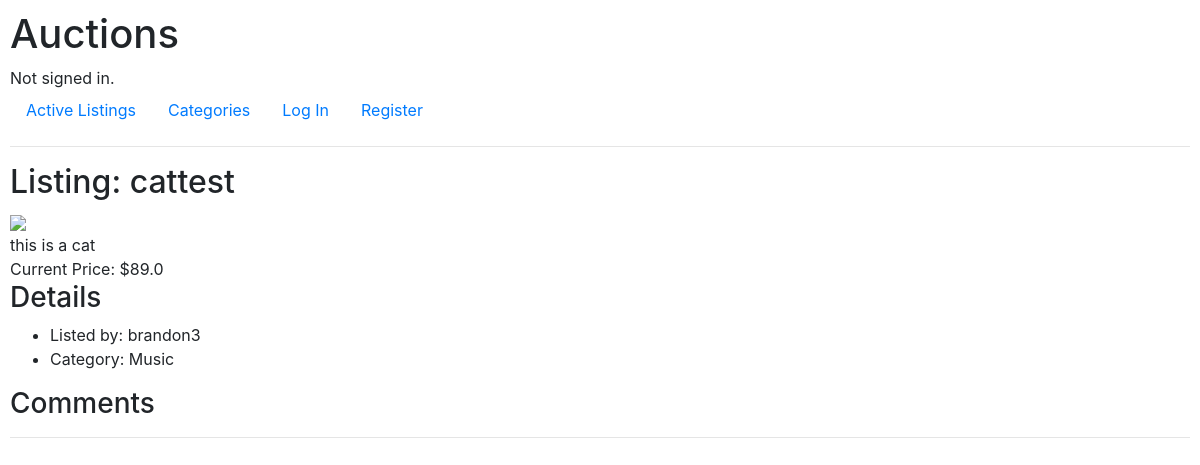
Before: /listing/16 with the older database file.
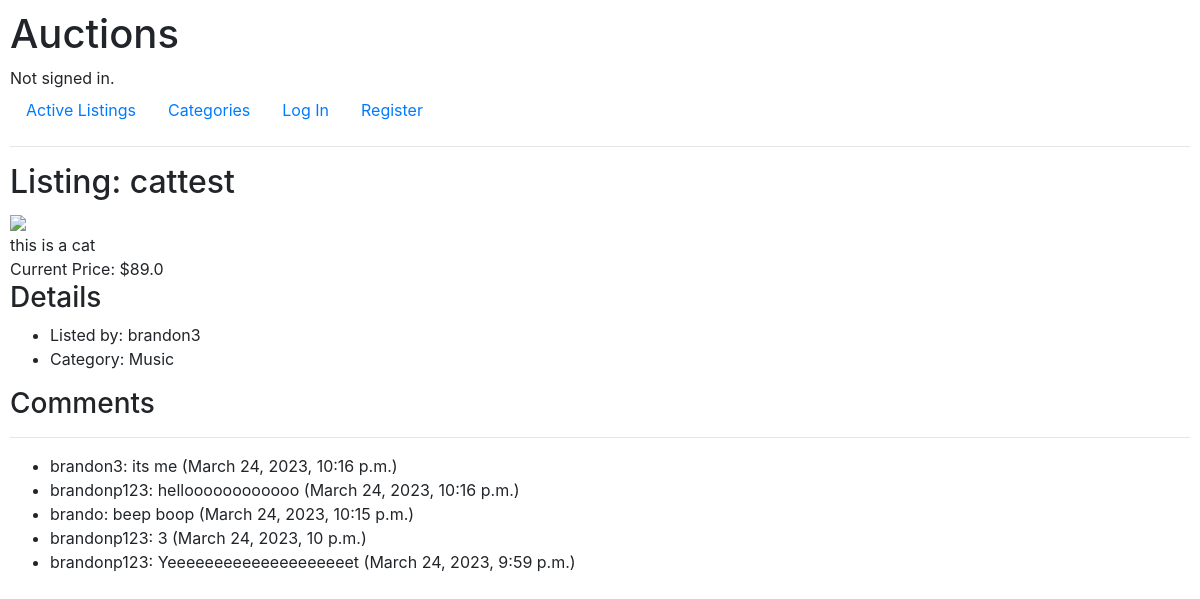
After: the same page with the newer database file.
### auctions/models.py (models this page shows, shortened)
class Listing(models.Model):
    title = models.CharField(max_length=50)
    description = models.CharField(max_length=1000)
    price = models.FloatField()
    image_url = models.CharField(max_length=1500)
    is_active = models.BooleanField(default=True)
    user = models.ForeignKey(User, on_delete=models.CASCADE, blank=True, null=True, related_name="listing_user") # One user can be associated with many listings
    category = models.ForeignKey(Category, on_delete=models.CASCADE, blank=True, null=True, related_name="listing_category") # One category can be associated with many listings
    time = models.DateTimeField(auto_now_add=True) # Auto timestamp

class User(AbstractUser):
    pass

class Category(models.Model):
    category_name = models.CharField(max_length=50)
    def __str__(self):
        return self.category_name

class Comment(models.Model):
    user = models.ForeignKey(User, on_delete=models.CASCADE, blank=True, null=True, related_name="comment_user") # One user can be associated with many comments
    listing = models.ForeignKey(Listing, on_delete=models.CASCADE, blank=True, null=True, related_name="comment_listing") # One listing can be associated with many comments
    comment = models.CharField(max_length=400)
    time = models.DateTimeField(auto_now_add=True) # Auto timestamp

### auctions/views.py (the view)
# urls.py: path("listing/<str:listing_id>", views.listing, name="listing"),
def listing(request, listing_id):
    user_id = request.user.id
    filter = {"user": user_id, "listing": listing_id}
    if len(Watchlist.objects.filter(**filter)) == 1:
        in_watchlist = True
    else:
        in_watchlist = False
    current_listing = Listing.objects.get(id=int(listing_id))
    seller = User.objects.get(id=current_listing.user.id)
    comments = Comment.objects.filter(listing=current_listing.id).order_by("-time")
    return render(request, "auctions/listing.html", {
        "listing": current_listing,
        "in_watchlist": in_watchlist,
        "bid_form": BidForm,
        "comment_form": CommentForm,
        "seller_username": seller.username,
        "category": current_listing.category,
        "comments": comments
    })

### auctions/templates/auctions/listing.html (shortened to what this page needs)
{% extends "auctions/layout.html" %}
{% block body %}
    <h2>Listing: {{ listing.title }}</h2>
    <div>
        <img src="{{ listing.image_url }}" onerror="this.onerror=null;this.src='https://www.survivorsuk.org/wp-content/uploads/2017/01/no-image.jpg';" width="400px" height="auto">
    </div>
    <div>
        {{ listing.description }}
    </div>
    <div>
        Current Price: ${{ listing.price }}
    </div>
    <div>
        <h3>Details</h3>
    </div>
    <div>
        <ul>
            <li>Listed by: {{ seller_username }}</li>
            <li>Category: {{ category }}</li>
        </ul>
    </div>
    <div>
        <h3>Comments</h3>
    </div>
    <hr>
    <div>
        <ul>
            {% for comment in comments %}
                <li>{{ comment.user }}: {{ comment.comment }} ({{ comment.time }})</li>
            {% endfor %}
        </ul>
    </div>
{% endblock %}

### auctions/templates/auctions/layout.html (shortened to what this page needs)
{% load static %}
<!DOCTYPE html>
<html lang="en">
    <head>
        <link rel="stylesheet" href="https://stackpath.bootstrapcdn.com/bootstrap/4.4.1/css/bootstrap.min.css">
        <link href="{% static 'auctions/styles.css' %}" rel="stylesheet">
    </head>
    <body>
        <h1>Auctions</h1>
        <div>
            {% if user.is_authenticated %}
                Signed in as <strong>{{ user.username }}</strong>.
            {% else %}
                Not signed in.
            {% endif %}
        </div>
        <ul class="nav">
            <li class="nav-item">
                <a class="nav-link" href="{% url 'index' %}">Active Listings</a>
            </li>
            <li class="nav-item">
                <a class="nav-link" href="{% url 'categories' category_arg="all" %}">Categories</a>
            </li>
            {% if user.is_authenticated %}
            <li class="nav-item">
                <a class="nav-link" href="{% url 'watchlist' %}">Watchlist</a>
            </li>
                <li class="nav-item">
                    <a class="nav-link" href="{% url 'create' %}">Create Listing</a>
                </li>
                <li class="nav-item">
                    <a class="nav-link" href="{% url 'logout' %}">Log Out</a>
                </li>
            {% else %}
                <li class="nav-item">
                    <a class="nav-link" href="{% url 'login' %}">Log In</a>
                </li>
                <li class="nav-item">
                    <a class="nav-link" href="{% url 'register' %}">Register</a>
                </li>
            {% endif %}
        </ul>
        <hr>
        {% block body %}
        {% endblock %}
    </body>
</html>

### auctions/static/auctions/styles.css (style rules this page uses)
body { padding: 10px; }

Changed rows visible on the page:
added Comment: user "brandon3", comment "its me", time "March 24, 2023, 10:16 p.m."
added Comment: user "brandonp123", comment "helloooooooooooo", time "March 24, 2023, 10:16 p.m."
added Comment: user "brando", comment "beep boop", time "March 24, 2023, 10:15 p.m."
added Comment: user "brandonp123", comment "3", time "March 24, 2023, 10 p.m."
added Comment: user "brandonp123", comment "Yeeeeeeeeeeeeeeeeeeeet", time "March 24, 2023, 9:59 p.m."
